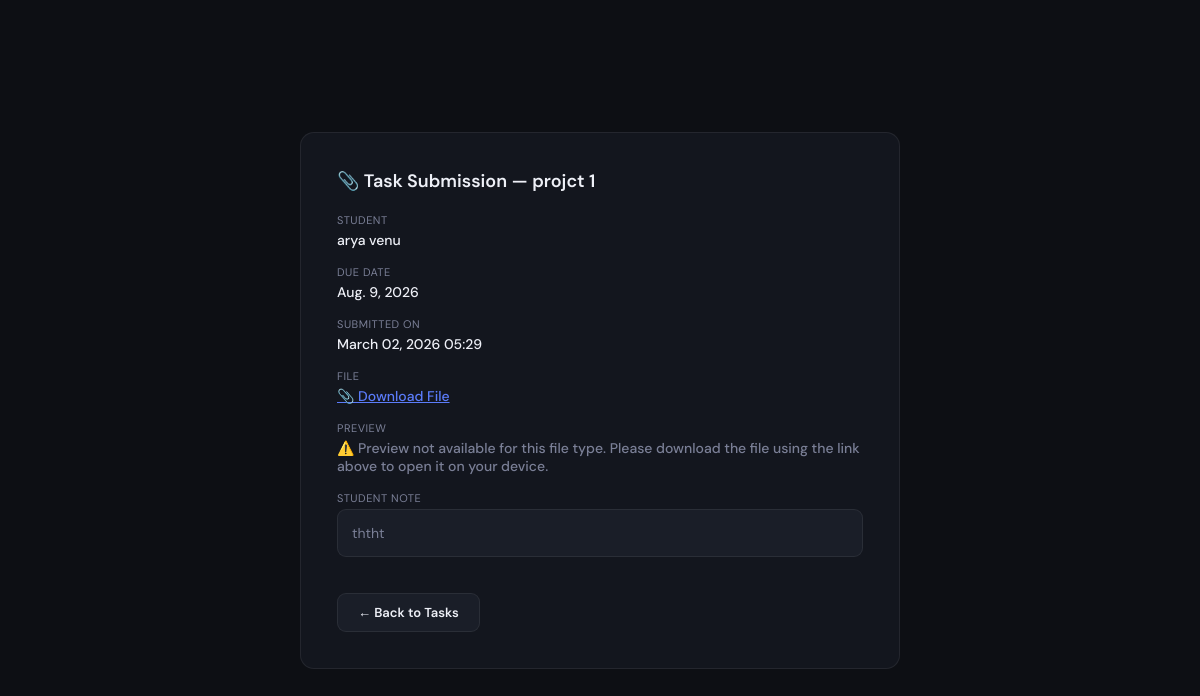
Page /tasks/3/submission/ (signed in) on the committed database.
### studapp/models.py (models this page shows, shortened)
class Task(models.Model):
    PRIORITY_CHOICES = [('Low','Low'),('Medium','Medium'),('High','High')]
    STATUS_CHOICES   = [('Pending','Pending'),('In Progress','In Progress'),('Completed','Completed')]
    student     = models.ForeignKey(Student, on_delete=models.CASCADE, related_name='tasks')
    title       = models.CharField(max_length=200)
    description = models.TextField(blank=True)
    due_date    = models.DateField()
    priority    = models.CharField(max_length=10, choices=PRIORITY_CHOICES, default='Medium')
    status      = models.CharField(max_length=15, choices=STATUS_CHOICES, default='Pending')
    assigned_on = models.DateTimeField(default=timezone.now)
    class Meta:
        ordering = ['-assigned_on']

class Student(models.Model):
    user    = models.OneToOneField(User, on_delete=models.CASCADE)
    age     = models.IntegerField()
    gender  = models.CharField(max_length=10)
    course  = models.CharField(max_length=50)
    phone   = models.CharField(max_length=15)
    address = models.TextField()
    def __str__(self):
        return self.user.get_full_name() or self.user.username

class TaskSubmission(models.Model):
    task         = models.OneToOneField(Task, on_delete=models.CASCADE, related_name='submission')
    student      = models.ForeignKey(Student, on_delete=models.CASCADE, related_name='submissions')
    file         = models.FileField(upload_to='task_submissions/')
    note         = models.TextField(blank=True)
    submitted_on = models.DateTimeField(default=timezone.now)

### studapp/views.py (the view)
# urls.py: path('tasks/<int:task_id>/submission/',     views.view_submission,   name='view_submission'),
@admin_required
def view_submission(request, task_id):
    task       = get_object_or_404(Task, id=task_id)
    submission = getattr(task, 'submission', None)
    return render(request, 'view_submission.html', {
        'task': task,
        'submission': submission
    })

### studapp/views.py (called while the page is built)
def admin_required(view_func):
    @wraps(view_func)
    @login_required
    def wrapper(request, *args, **kwargs):
        if Student.objects.filter(user=request.user).exists() or not request.user.is_staff:
            messages.error(request, "Admin access required.")
            return redirect("login")
        return view_func(request, *args, **kwargs)
    return wrapper

### studapp/templates/view_submission.html (shortened to what this page needs)
<!DOCTYPE html>
<html lang="en">
<head>
</head>
<body>
<div class="box">
  <h2>📎 Task Submission — {{ task.title }}</h2>
  <div class="field"><div class="label">Student</div><div class="value">{{ task.student }}</div></div>
  <div class="field"><div class="label">Due Date</div><div class="value">{{ task.due_date }}</div></div>
  {% if submission %}
    <div class="field"><div class="label">Submitted On</div><div class="value">{{ submission.submitted_on|date:"F d, Y H:i" }}</div></div>
    <div class="field"><div class="label">File</div><div class="value">
      <a href="{{ submission.file.url }}" target="_blank" style="color:var(--accent)">📎 Download File</a>
    </div></div>
    <div class="field" style="margin-top:16px;">
      <div class="label">Preview</div>
      <div class="value">
        {% if can_preview %}
          <iframe src="{{ submission.file.url }}" style="width:100%;height:400px;border:1px solid var(--border);"></iframe>
        {% else %}
          <p style="color:var(--muted);font-size:14px;">
            ⚠️ Preview not available for this file type. Please download the file
            using the link above to open it on your device.
          </p>
        {% endif %}
      </div>
    </div>
    {% if submission.note %}
    <div class="field"><div class="label">Student Note</div><div class="note">{{ submission.note }}</div></div>
    {% endif %}
  {% else %}
    <div class="no-sub"><p style="font-size:32px">📭</p><p style="margin-top:10px">No submission yet for this task.</p></div>
  {% endif %}
  <a href="{% url 'task_list' %}" class="btn btn-ghost">← Back to Tasks</a>
</div>
</body></html>

### studapp/templates/view_submission.html (style rules this page uses)
:root { --bg:#0d0f14;--surface:#13161e;--surf2:#1a1e28;--border:rgba(255,255,255,0.07);--accent:#5b7cfa;--green:#4ec9a0;--red:#f0614e;--text:#eef0f7;--muted:#7a7f96;--r:14px; }
*,*::before,*::after { box-sizing:border-box;margin:0;padding:0; }
body { background:var(--bg);color:var(--text);font-family:'DM Sans',sans-serif;min-height:100vh;display:flex;align-items:center;justify-content:center;padding:30px; }
.box { background:var(--surface);border:1px solid var(--border);border-radius:var(--r);width:100%;max-width:600px;padding:36px; }
h2 { font-size:18px;font-weight:600;margin-bottom:20px; }
.field { margin-bottom:16px; }
.label { font-size:11px;text-transform:uppercase;letter-spacing:.5px;color:var(--muted);margin-bottom:4px; }
.value { font-size:14px;font-weight:500; }
.note { background:var(--surf2);border:1px solid var(--border);border-radius:9px;padding:14px;font-size:14px;color:var(--muted);margin-top:4px; }
.btn { display:inline-flex;align-items:center;gap:6px;padding:10px 20px;border-radius:9px;font-size:13px;font-weight:600;cursor:pointer;text-decoration:none;border:none;margin-top:20px;margin-right:10px; }
.btn-ghost { background:var(--surf2);color:var(--text);border:1px solid var(--border); }

### rows in the picture
Task: title "projct 1", student "arya venu", due_date "Aug. 9, 2026"
TaskSubmission: submitted_on "March 02, 2026 05:29", note "ththt"
